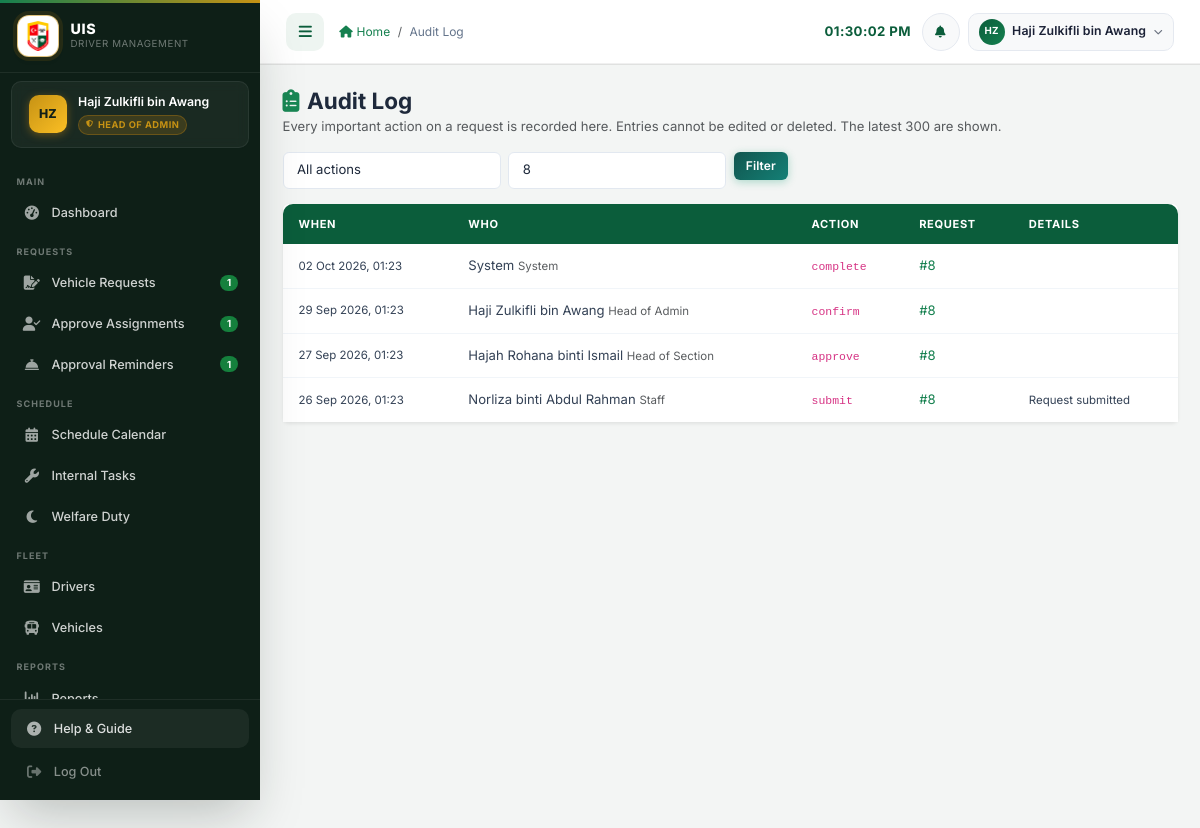
The page /admin/audit_log.php?request=8 (signed in) on the database its author committed.
### tables this page shows
CREATE TABLE `audit_log` (
  `log_id` int(11) NOT NULL AUTO_INCREMENT,
  `user_id` int(11) DEFAULT NULL,
  `user_role` varchar(20) DEFAULT NULL,
  `action` varchar(50) NOT NULL,
  `request_id` int(11) DEFAULT NULL,
  `reason` varchar(500) DEFAULT NULL,
  `created_at` datetime NOT NULL DEFAULT current_timestamp(),
  PRIMARY KEY (`log_id`),
  KEY `idx_audit_request` (`request_id`),
  KEY `idx_audit_action` (`action`,`created_at`)
);

CREATE TABLE `users` (
  `user_id` int(11) NOT NULL AUTO_INCREMENT,
  `username` varchar(50) NOT NULL,
  `password` varchar(255) NOT NULL,
  `email` varchar(100) NOT NULL,
  `full_name` varchar(100) NOT NULL,
  `role` enum('admin','driver','staff','supervisor','head_admin') NOT NULL DEFAULT 'staff',
  `driver_id` int(11) DEFAULT NULL,
  `department` varchar(100) DEFAULT NULL,
  `supervisor_id` int(11) DEFAULT NULL,
  `created_at` timestamp NOT NULL DEFAULT current_timestamp(),
  `phone` varchar(30) DEFAULT NULL,
  `failed_attempts` tinyint(3) unsigned NOT NULL DEFAULT 0,
  `is_active` tinyint(1) NOT NULL DEFAULT 1,
  `last_login_at` datetime DEFAULT NULL,
  `locked_until` datetime DEFAULT NULL,
  PRIMARY KEY (`user_id`),
  UNIQUE KEY `uq_users_username` (`username`)
);

### admin/audit_log.php (the view, shortened to what this page needs)
<?php
require_once '../config/database.php';
$request_id = (int)($_GET['request'] ?? 0);
$where = []; $types = ''; $params = [];
if ($request_id > 0)   { $where[] = 'a.request_id = ?'; $types .= 'i'; $params[] = $request_id; }
$sql = "SELECT a.*, u.full_name FROM audit_log a LEFT JOIN users u ON u.user_id = a.user_id"
     . ($where ? ' WHERE ' . implode(' AND ', $where) : '')
     . ' ORDER BY a.log_id DESC LIMIT 300';
$stmt = $conn->prepare($sql);
if ($types !== '') { $stmt->bind_param($types, ...$params); }
$stmt->execute();
$rows = $stmt->get_result()->fetch_all(MYSQLI_ASSOC);
$role_names = ['admin' => 'Admin Assistant', 'superadmin' => 'Admin Assistant', 'head_admin' => 'Head of Admin', 'staff' => 'Staff',
               'supervisor' => 'Head of Section', 'driver' => 'Driver', 'system' => 'System'];
?>
<!DOCTYPE html>
<html lang="en">
<head>
    <link href="https://cdn.jsdelivr.net/npm/bootstrap@5.3.0/dist/css/bootstrap.min.css" rel="stylesheet">
    <link href="https://cdnjs.cloudflare.com/ajax/libs/font-awesome/6.4.0/css/all.min.css" rel="stylesheet">
    <link href="<?= SITE_URL ?>/assets/css/style.css" rel="stylesheet">
</head>
<body>
<?php require_once '../includes/sidebar.php'; ?>
<main class="main-content p-4" id="mainContent">
    <h4 class="fw-bold mb-1"><i class="fas fa-clipboard-list text-success me-2"></i>Audit Log</h4>
    <p class="text-muted small">Every important action on a request is recorded here. Entries cannot be edited or deleted. The latest 300 are shown.</p>
    <form class="row g-2 mb-3" method="get">
        <div class="col-md-3">
            <select class="form-select form-select-sm" name="action" aria-label="Action">
                <option value="">All actions</option>
            </select>
        </div>
        <div class="col-md-3">
            <input class="form-control form-control-sm" type="number" min="1" name="request" placeholder="Request no." value="<?= $request_id ?: '' ?>">
        </div>
        <div class="col-auto"><button class="btn btn-sm btn-success" type="submit">Filter</button></div>
    </form>
    <div class="card border-0 shadow-sm"><div class="table-responsive">
        <table class="table table-sm align-middle mb-0">
            <thead class="table-light"><tr><th>When</th><th>Who</th><th>Action</th><th>Request</th><th>Details</th></tr></thead>
            <tbody>
            <?php foreach ($rows as $r): ?>
                <tr>
                    <td class="text-nowrap small"><?= date('d M Y, H:i', strtotime($r['created_at'])) ?></td>
                    <td><?= htmlspecialchars($r['full_name'] ?? 'System') ?>
                        <span class="text-muted small"><?= htmlspecialchars($role_names[$r['user_role'] ?? ''] ?? ($r['user_role'] ?? '')) ?></span></td>
                    <td><code><?= htmlspecialchars($r['action']) ?></code></td>
                    <td><?= $r['request_id'] ? '<a href="?request=' . (int)$r['request_id'] . '">#' . (int)$r['request_id'] . '</a>' : '-' ?></td>
                    <td class="small"><?= htmlspecialchars($r['reason'] ?? '') ?></td>
                </tr>
            <?php endforeach; ?>
            </tbody>
        </table>
    </div></div>
</main>
</body>
</html>

### assets/css/style.css (style rules this page uses)
:root { --uis-primary: #0b5d3b; --uis-secondary: #15804f; --uis-accent: #c69214; --uis-light: #eef5f1; --uis-dark: #122018; --uis-success: #15803d; --uis-danger: #b91c1c; --uis-warning: #b45309; --uis-info: #0e7490; --grad-blue: linear-gradient(135deg, #0a4d31 0%, #0e6b45 100%); --grad-green: linear-gradient(135deg, #11564f 0%, #148076 100%); --grad-amber: linear-gradient(135deg, #8a6410 0%, #b58a1a 100%); --grad-red: linear-gradient(135deg, #7f1d1d 0%, #a82727 100%); --grad-purple: linear-gradient(135deg, #334155 0%, #475569 100%); --grad-teal: linear-gradient(135deg, #134e4a 0%, #0f766e 100%); --grad-sky: linear-gradient(135deg, #27556d 0%, #35708f 100%); --sidebar-width: 260px; --sidebar-bg: #0e1f17; --sidebar-text: rgba(255,255,255,.80); --sidebar-muted: rgba(255,255,255,.40); --sidebar-active-bg: rgba(21,128,79,.30); --sidebar-hover-bg: rgba(255,255,255,.06); --sidebar-border: rgba(255,255,255,.07); --header-height: 64px; --shadow-xs: 0 1px 3px rgba(18,32,24,.06), 0 1px 2px rgba(18,32,24,.04); --shadow-sm: 0 4px 6px -1px rgba(18,32,24,.08), 0 2px 4px -1px rgba(18,32,24,.05); --shadow-md: 0 10px 15px -3px rgba(18,32,24,.10), 0 4px 6px -2px rgba(18,32,24,.06); --shadow-lg: 0 20px 25px -5px rgba(18,32,24,.12), 0 10px 10px -5px rgba(18,32,24,.05); --shadow-xl: 0 25px 50px -12px rgba(18,32,24,.25); --shadow-glow-blue: var(--shadow-sm); --shadow-glow-green: var(--shadow-sm); --shadow-glow-amber: var(--shadow-sm); --shadow-glow-red: var(--shadow-sm); --radius-sm: 6px; --radius-md: 10px; --radius-lg: 14px; --radius-xl: 20px; --transition: all .25s cubic-bezier(.4,0,.2,1); --font-base: 'Inter', 'Segoe UI', system-ui, sans-serif; }
*,*::before,*::after { box-sizing: border-box; margin: 0; padding: 0; }
html { scroll-behavior: smooth; font-size: 15px; }
body { font-family: var(--font-base); background: #f3f5f4; color: #1e293b; min-height: 100vh; overflow-x: hidden; }
@media (min-width: 992px) { body { padding-left: var(--sidebar-width); padding-top: var(--header-height); transition: padding-left .3s ease; } }
a { color: var(--uis-secondary); text-decoration: none; transition: var(--transition); }
.main-content { min-height: 100vh; padding: 1.75rem; animation: fadeInUp .35s ease both; }
.table { width: 100%; margin-bottom: 0; font-size: .875rem; border-collapse: separate; border-spacing: 0; }
.table thead th { background: linear-gradient(135deg, var(--uis-primary) 0%, #0b5d3b 100%); color: #fff; font-weight: 700; font-size: .74rem; text-transform: uppercase; letter-spacing: .06em; padding: 12px 16px; border: none; white-space: nowrap; }
.table thead th:first-child { border-radius: var(--radius-md) 0 0 0; }
.table thead th:last-child { border-radius: 0 var(--radius-md) 0 0; }
.table tbody tr { transition: background .12s ease; }
.table tbody td { padding: 12px 16px; vertical-align: middle; border-bottom: 1px solid #f1f5f9; color: #334155; }
.table tbody tr:last-child td { border-bottom: none; }
.btn { border-radius: var(--radius-sm); font-size: .875rem; font-weight: 600; padding: .5rem 1.1rem; transition: var(--transition); display: inline-flex; align-items: center; gap: .4rem; cursor: pointer; text-decoration: none; line-height: 1.5; letter-spacing: .01em; }
.btn-success { background: var(--grad-green); border: none; color: #fff; box-shadow: 0 2px 8px rgba(5,150,105,.30); }
.btn-sm { padding: .32rem .8rem; font-size: .80rem; }
.form-control, .form-select { border: 1.5px solid #e2e8f0; border-radius: var(--radius-sm); font-size: .875rem; color: #1e293b; background: #fff; padding: .5rem .9rem; transition: var(--transition); width: 100%; }

### rows shown on the page
audit_log: created_at "02 Oct 2026, 01:23", full_name "System", user_role "System", action "complete", request "8"
audit_log: created_at "29 Sep 2026, 01:23", user.full_name "Haji Zulkifli bin Awang", user_role "Head of Admin", action "confirm", request "8"
audit_log: created_at "27 Sep 2026, 01:23", user.full_name "Hajah Rohana binti Ismail", user_role "Head of Section", action "approve", request "8"
audit_log: created_at "26 Sep 2026, 01:23", user.full_name "Norliza binti Abdul Rahman", user_role "Staff", action "submit", request "8", reason "Request submitted"

### other values the page prints
$initials "HZ"
$full_name "Haji Zulkifli bin Awang"
$role_label "HEAD OF ADMIN"
$_section "MAIN"
$_label "Dashboard"
$_section "REQUESTS"
$_label "Vehicle Requests"
$_badge[$_bk] "1"
$_label "Approve Assignments"
$_label "Approval Reminders"
$_section "SCHEDULE"
$_label "Schedule Calendar"
$_label "Internal Tasks"
$_label "Welfare Duty"
$_section "FLEET"
